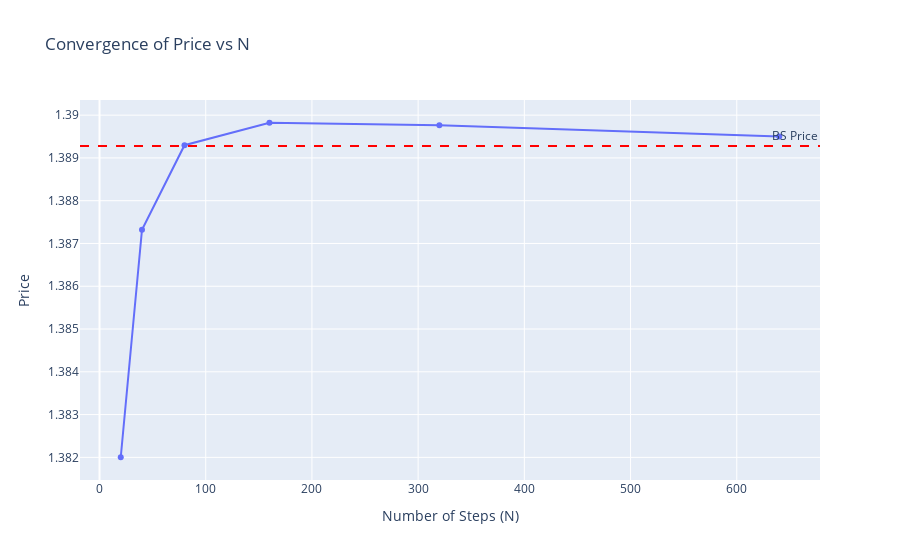
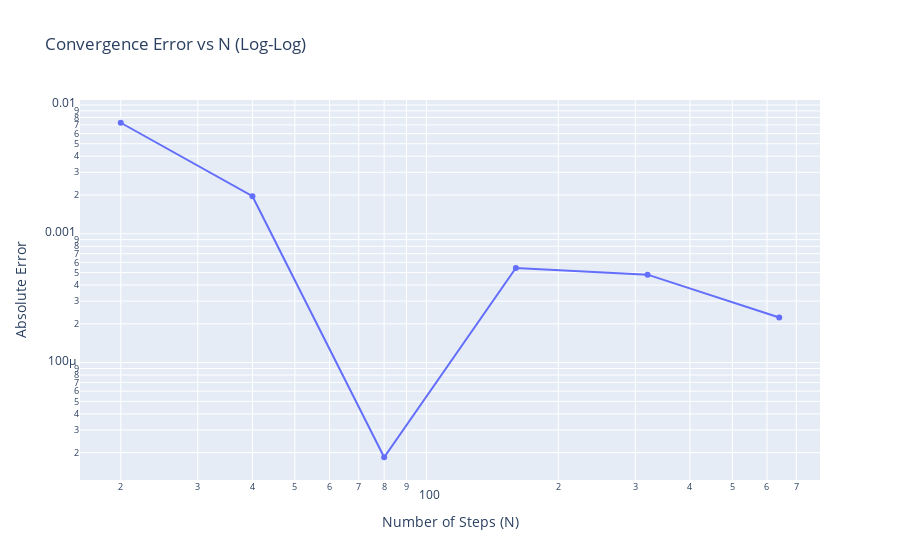

Notebook cell for these charts, in order:
### Markdown cell above
## 4. Convergence Analysis

We verify that the inductive Trinomial Tree price converges to the Black-Scholes price as the number of time steps $N$ increases.
*   **Price vs N**: Should oscillate around the BS price.
*   **Error vs N**: Should decrease linearly on a log-log scale (order of convergence).

### Code cell
N_values = [10, 20, 40, 80, 160, 320, 640]
conv_exp = ConvergenceExperiment(N_values, market_data, european_call)
conv_results = conv_exp.run()

# Plot Price Convergence
Visualizer.plot_convergence_price(conv_results).show()

# Plot Error Convergence
Visualizer.plot_convergence_error(conv_results).show()

### Figure 1 — Plotly figure (JSON) as saved in the notebook; plotly's stock layout.template omitted (floating-point values rounded to 4 significant figures)
{"data": [{"mode": "lines+markers", "name": "Tree Price", "type": "scatter", "x": [20, 40, 80, 160, 320, 640], "y": [1.382, 1.387, 1.389, 1.39, 1.39, 1.39]}], "layout": {"annotations": [{"showarrow": false, "text": "BS Price", "x": 1, "xanchor": "right", "xref": "x domain", "y": 1.389, "yanchor": "bottom", "yref": "y"}], "shapes": [{"line": {"color": "red", "dash": "dash"}, "type": "line", "x0": 0, "x1": 1, "xref": "x domain", "y0": 1.389, "y1": 1.389, "yref": "y"}], "title": {"text": "Convergence of Price vs N"}, "xaxis": {"title": {"text": "Number of Steps (N)"}}, "yaxis": {"title": {"text": "Price"}}}}

### Figure 2 — Plotly figure (JSON) as saved in the notebook; plotly's stock layout.template omitted (floating-point values rounded to 4 significant figures)
{"data": [{"mode": "lines+markers", "name": "Error", "type": "scatter", "x": [20, 40, 80, 160, 320, 640], "y": [0.007277, 0.001957, 1.841e-05, 0.0005427, 0.0004816, 0.0002237]}], "layout": {"title": {"text": "Convergence Error vs N (Log-Log)"}, "xaxis": {"title": {"text": "Number of Steps (N)"}, "type": "log"}, "yaxis": {"title": {"text": "Absolute Error"}, "type": "log"}}}
